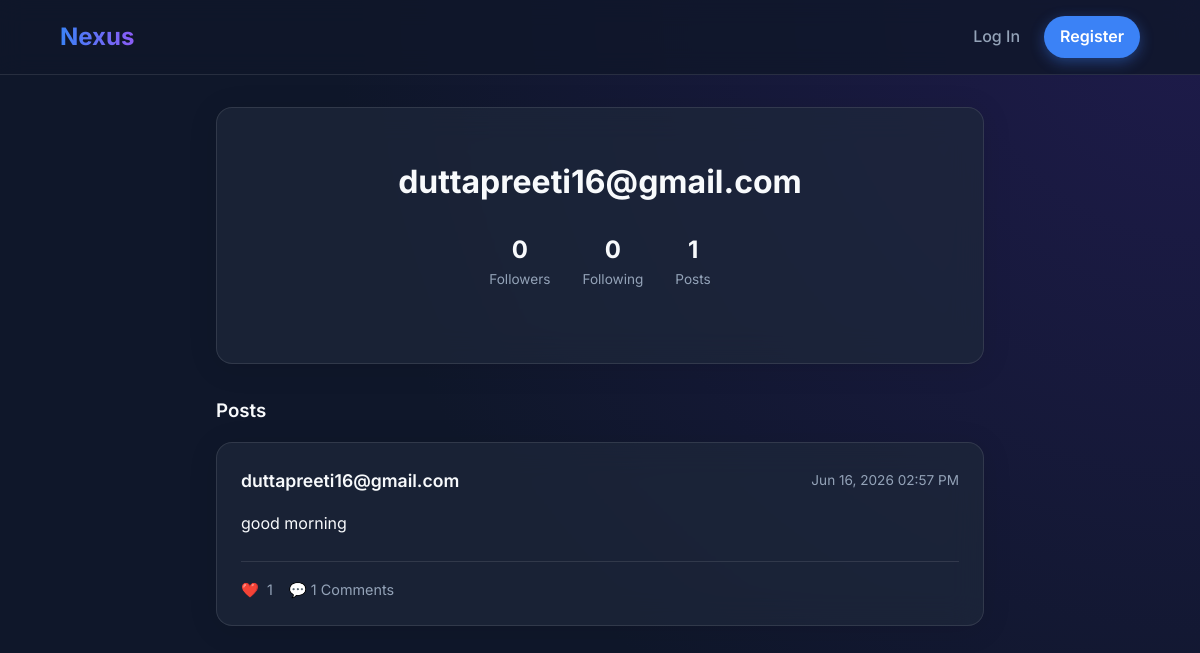
The app's page /profile/duttapreeti16@gmail.com with its own data.
### network/models.py (models this page shows, shortened)
class User(AbstractUser):
    bio = models.TextField(max_length=500, blank=True)
    profile_picture = models.ImageField(upload_to='profile_pics/', blank=True, null=True)
    following = models.ManyToManyField('self', symmetrical=False, related_name='followers', blank=True)

class Post(models.Model):
    author = models.ForeignKey(User, on_delete=models.CASCADE, related_name='posts')
    content = models.TextField(max_length=1000)
    image = models.ImageField(upload_to='post_images/', blank=True, null=True)
    created_at = models.DateTimeField(auto_now_add=True)
    updated_at = models.DateTimeField(auto_now=True)
    class Meta:
        ordering = ['-created_at']

### network/views.py (the view)
# urls.py: path("profile/<str:username>", views.profile, name="profile"),
def profile(request, username):
    profile_user = get_object_or_404(User, username=username)
    posts = Post.objects.filter(author=profile_user).order_by('-created_at')
    is_following = False
    if request.user.is_authenticated and request.user != profile_user:
        is_following = request.user.following.filter(username=username).exists()
    liked_post_ids = set(request.user.likes.values_list('post_id', flat=True)) if request.user.is_authenticated else set()
    return render(request, "network/profile.html", {
        "profile_user": profile_user,
        "posts": posts,
        "is_following": is_following,
        "followers_count": profile_user.followers.count(),
        "following_count": profile_user.following.count(),
        "liked_post_ids": liked_post_ids,
    })

### network/templates/network/profile.html (shortened to what this page needs)
{% extends "network/layout.html" %}
{% block body %}
<div class="glass-card profile-header">
    <h2 style="font-size: 2rem; margin-bottom: 0.5rem;">{{ profile_user.username }}</h2>
    <div class="profile-stats">
        <div class="stat-item">
            <span class="stat-value" id="followers-count">{{ followers_count }}</span>
            <span class="stat-label">Followers</span>
        </div>
        <div class="stat-item">
            <span class="stat-value">{{ following_count }}</span>
            <span class="stat-label">Following</span>
        </div>
        <div class="stat-item">
            <span class="stat-value">{{ posts.count }}</span>
            <span class="stat-label">Posts</span>
        </div>
    </div>
</div>
<h3 style="margin: 2rem 0 1rem; font-weight: 600;">Posts</h3>
<div class="posts-list">
    {% for post in posts %}
    <div class="glass-card post">
        <div class="post-header">
            <span class="post-author">{{ post.author.username }}</span>
            <span class="post-date">{{ post.created_at|date:"M d, Y h:i A" }}</span>
        </div>
        <div class="post-content">{{ post.content }}</div>
        <div class="post-actions">
            {% if user.is_authenticated %}
                <button class="action-btn like-btn {% if post.id in liked_post_ids %}liked{% endif %}" data-post="{{ post.id }}">
                    <span class="heart-icon">{% if post.id in liked_post_ids %}❤️{% else %}🤍{% endif %}</span>
                    <span class="like-count">{{ post.likes.count }}</span>
                </button>
            {% else %}
                <span class="action-btn">❤️ <span class="like-count">{{ post.likes.count }}</span></span>
            {% endif %}
            <span class="action-btn">💬 {{ post.comments.count }} Comments</span>
        </div>
    </div>
    {% empty %}
    <div class="glass-card" style="text-align: center; color: var(--text-secondary);">
        <p>No posts yet.</p>
    </div>
    {% endfor %}
</div>
{% endblock %}

### network/templates/network/layout.html (shortened to what this page needs)
{% load static %}
<!DOCTYPE html>
<html lang="en">
<head>
    <link href="{% static 'css/styles.css' %}" rel="stylesheet">
</head>
<body>
    <nav class="navbar">
        <a class="nav-brand" href="{% url 'index' %}">Nexus</a>
        <div class="nav-links">
            {% if user.is_authenticated %}
                <span class="nav-link">Hi, {{ user.username }}</span>
                <a class="nav-link" href="{% url 'profile' user.username %}">Profile</a>
                <a class="btn btn-outline" href="{% url 'logout' %}">Log Out</a>
            {% else %}
                <a class="nav-link" href="{% url 'login' %}">Log In</a>
                <a class="btn btn-primary" href="{% url 'register' %}">Register</a>
            {% endif %}
        </div>
    </nav>
    <main class="container">
        {% block body %}
        {% endblock %}
    </main>
</body>
</html>

### network/static/css/styles.css (style rules this page uses)
:root { --bg-color: #0f172a; --text-primary: #f8fafc; --text-secondary: #94a3b8; --accent-color: #3b82f6; --accent-hover: #2563eb; --card-bg: rgba(30, 41, 59, 0.7); --card-border: rgba(255, 255, 255, 0.1); --danger-color: #ef4444; }
* { box-sizing: border-box; margin: 0; padding: 0; }
body { font-family: 'Inter', sans-serif; background-color: var(--bg-color); color: var(--text-primary); line-height: 1.6; background-image: radial-gradient(circle at top right, #1e1b4b, #0f172a 60%); min-height: 100vh; }
a { color: var(--accent-color); text-decoration: none; transition: color 0.2s ease; }
.navbar { display: flex; justify-content: space-between; align-items: center; padding: 1rem 5%; background: rgba(15, 23, 42, 0.8); backdrop-filter: blur(12px); -webkit-backdrop-filter: blur(12px); border-bottom: 1px solid var(--card-border); position: sticky; top: 0; z-index: 100; }
.nav-brand { font-size: 1.5rem; font-weight: 700; background: linear-gradient(to right, #3b82f6, #8b5cf6); -webkit-background-clip: text; -webkit-text-fill-color: transparent; }
.nav-links { display: flex; gap: 1.5rem; align-items: center; }
.nav-link { color: var(--text-secondary); font-weight: 500; }
.btn { padding: 0.5rem 1rem; border-radius: 9999px; border: none; font-weight: 600; cursor: pointer; transition: all 0.3s ease; font-family: 'Inter', sans-serif; }
.btn-primary { background-color: var(--accent-color); color: white; box-shadow: 0 4px 14px 0 rgba(59, 130, 246, 0.39); }
.container { max-width: 800px; margin: 2rem auto; padding: 0 1rem; }
.posts-list { display: block; }
.post-actions { display: flex; gap: 1rem; border-top: 1px solid var(--card-border); padding-top: 1rem; align-items: center; }
.glass-card { background: var(--card-bg); backdrop-filter: blur(16px); -webkit-backdrop-filter: blur(16px); border: 1px solid var(--card-border); border-radius: 16px; padding: 1.5rem; margin-bottom: 1.5rem; box-shadow: 0 4px 30px rgba(0, 0, 0, 0.1); transition: transform 0.3s ease, box-shadow 0.3s ease; }
.post-header { display: flex; justify-content: space-between; align-items: center; margin-bottom: 1rem; }
.post-author { font-weight: 600; font-size: 1.1rem; }
.post-date { font-size: 0.85rem; color: var(--text-secondary); }
.post-content { font-size: 1rem; margin-bottom: 1.5rem; white-space: pre-wrap; }
.post-actions { display: flex; gap: 1rem; border-top: 1px solid var(--card-border); padding-top: 1rem; }
.action-btn { background: transparent; border: none; color: var(--text-secondary); cursor: pointer; display: flex; align-items: center; gap: 0.5rem; font-size: 0.9rem; transition: color 0.2s ease; }
.profile-header { text-align: center; padding: 3rem 1rem; }
.profile-stats { display: flex; justify-content: center; gap: 2rem; margin: 1.5rem 0; }
.stat-item { display: flex; flex-direction: column; }
.stat-value { font-size: 1.5rem; font-weight: 700; }
.stat-label { font-size: 0.85rem; color: var(--text-secondary); }

### records on screen
User: username "duttapreeti16@gmail.com"
Post: author.username "duttapreeti16@gmail.com", created_at "Jun 16, 2026 02:57 PM", content "good morning", likes.count "1", comments.count "1"

### other values on screen
{{ followers_count }} "0"
{{ following_count }} "0"
{{ posts.count }} "1"
